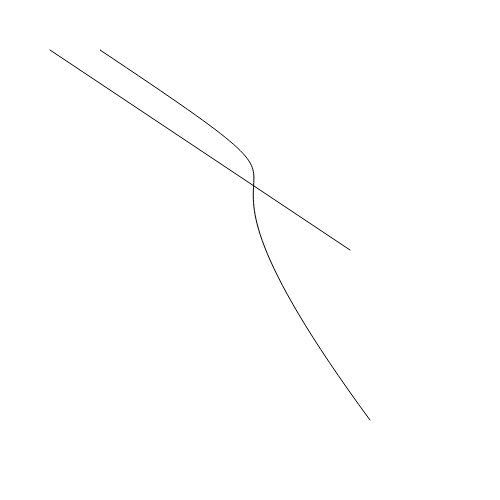
Frame 1 (no input)
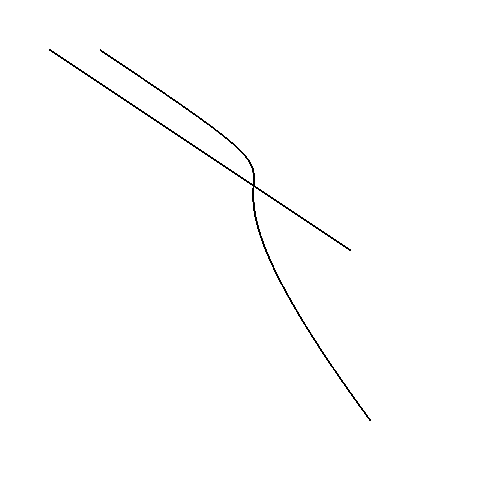
Frame 60 (no input)
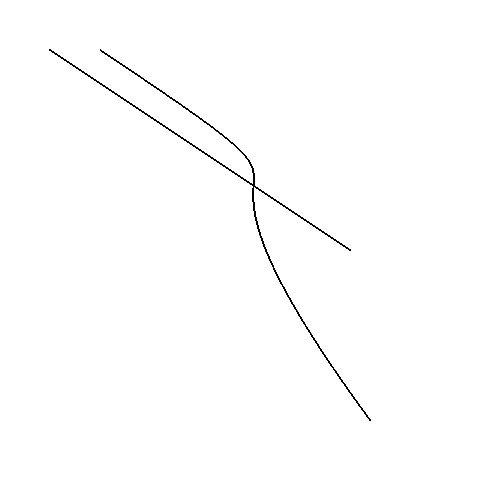
Frame 120 (the mouse pressed at the canvas centre since frame 60)

The p5.js sketch that drew these frames (run headless with seeded random() and noise() and a simulated clock; from frame 60 on, the mouse is pressed at the canvas centre):

// p5.js sketch
// ── sketch.js
function setup() {
  createCanvas(500, 500);
  background(255);
}

function draw() {
  noFill();
  line(50, 50, 350, 250); // first endpoint x1, y1 to second endpoint x1, y2
  
  // bezier arguments:
  // first endpoint, x1, y1
  // first anchor point, x2, y2
  // second anchor point, x3, y3
  // secnond endpoint, x4, y4
  bezier(100, 50, 400, 250, 120, 80, 370, 420);
}
